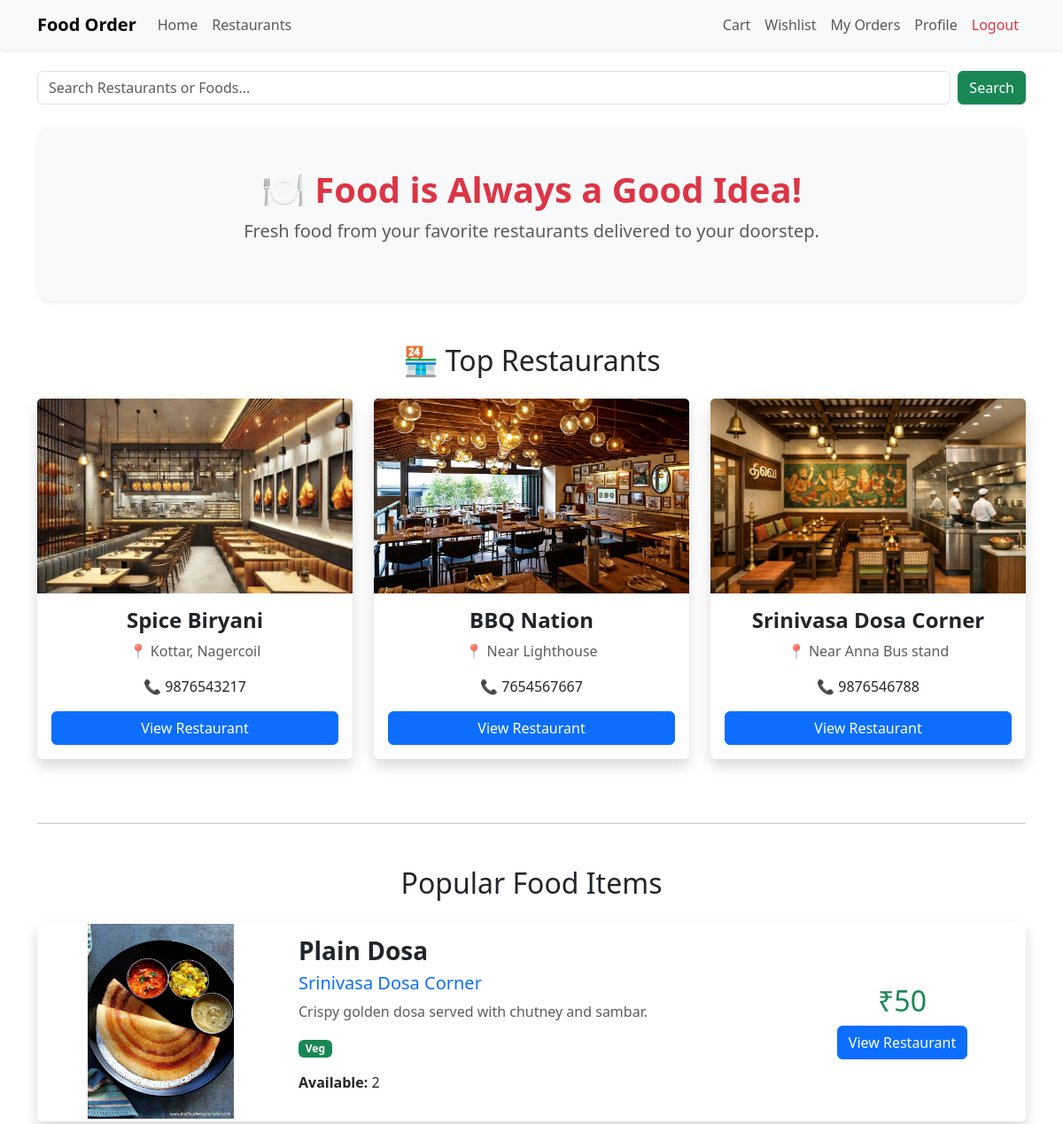
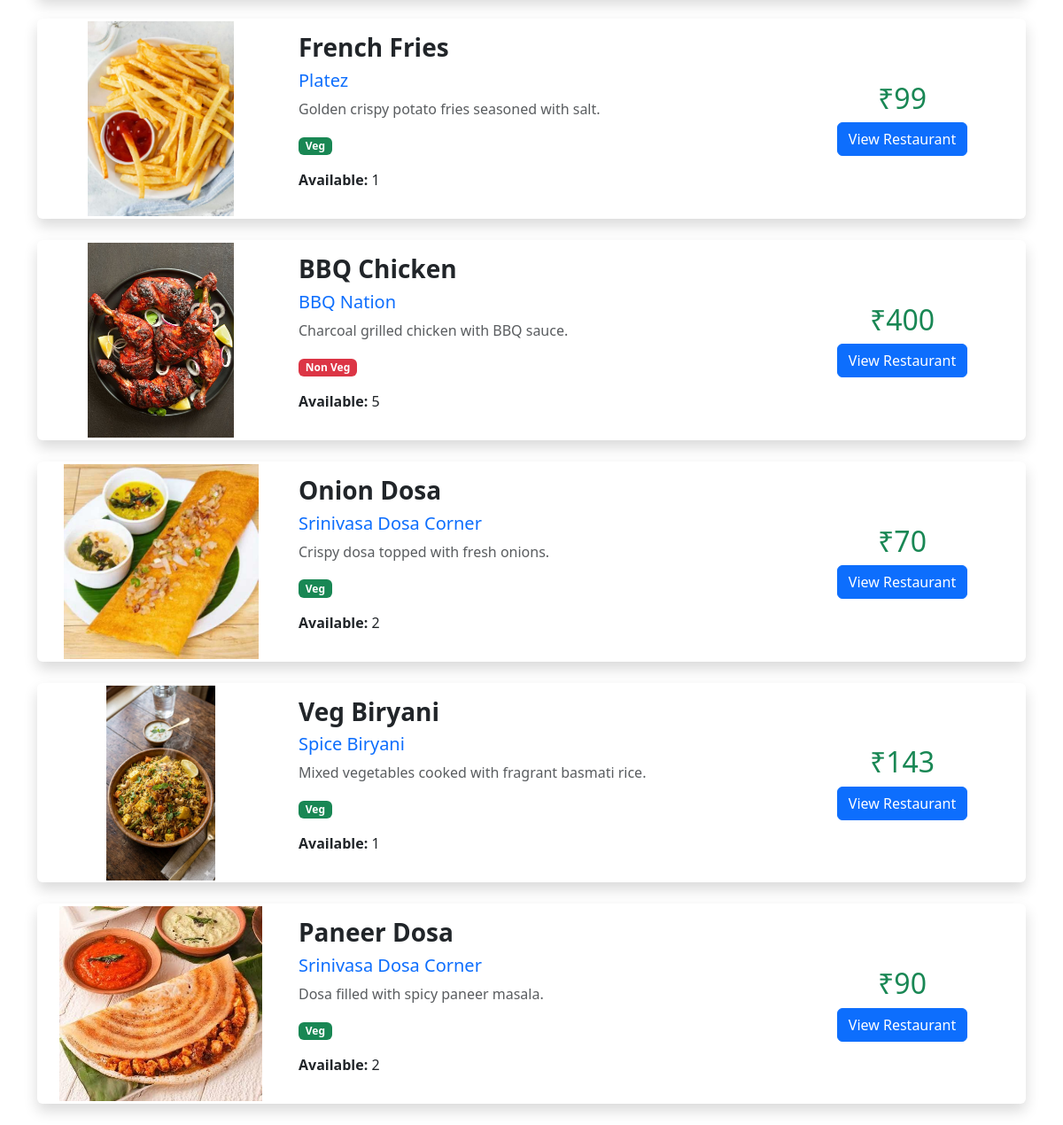
/home (signed in), run on the app's committed database (2 pictures, top to bottom).
### accounts/models.py (models this page shows, shortened)
class VendorDetails(models.Model):
    user = models.OneToOneField(User,on_delete=models.CASCADE)
    RestaurentName=models.CharField(max_length=100)
    LICNo=models.CharField(max_length=100)
    GSTNo=models.CharField(max_length=100)
    LIC_Certificate=models.ImageField(upload_to='lic_certi/')
    Restaurent_email=models.EmailField(max_length=100)
    Restaurent_phone=models.IntegerField()
    Restaurent_address=models.CharField(max_length=100)
    landmark=models.CharField(max_length=100)
    zipcode=models.IntegerField()
    Restaurent_img=models.ImageField(upload_to='restimg/')
    is_approved=models.BooleanField(default=False)

### menu/models.py (models this page shows)
class FoodMenu(models.Model):
    restaurant = models.ForeignKey(
        VendorDetails,
        on_delete=models.CASCADE,null=True,
    blank=True
    )
    food_types = [
        ('VEG', 'veg'),
        ('NONVEG', 'nonveg')
    ]
    foodname = models.CharField(max_length=100)
    type = models.CharField(max_length=100, choices=food_types)
    price = models.IntegerField()
    foodimg = models.ImageField(upload_to='foodimg/')
    Qty = models.CharField(max_length=100)
    description = models.TextField(max_length=300, blank=True, null=True)

### accounts/views.py (the view)
# urls.py: path('home',views.home,name='home'),
def home(request):
    search = request.GET.get("search")
    if request.user.is_authenticated:
        user_zip = str(request.user.userdetails.zipcode)
        zip_prefix = user_zip[:3]
        restaurants = VendorDetails.objects.filter(
            zipcode__startswith=zip_prefix,
            is_approved=True
        )
        foods = FoodMenu.objects.filter(
            restaurant__zipcode__startswith=zip_prefix
        )
    else:
        restaurants = VendorDetails.objects.filter(
            is_approved=True
        )[:3]
        foods = FoodMenu.objects.order_by("?")[:6]
    if search:
        restaurants = restaurants.filter(
            Q(RestaurentName__icontains=search) |
            Q(Restaurent_address__icontains=search)
        )
        foods = foods.filter(
            Q(foodname__icontains=search) |
            Q(description__icontains=search)
        )
    else:
        restaurants = restaurants[:3]
        foods = foods.order_by("?")[:6]
    return render(request, "home.html", {
        "restaurants": restaurants,
        "foods": foods,
    })

### templates/home.html
{% extends 'base.html' %}
{% load static %}
{% block content %}
<div class="container mt-4">
    <form class="d-flex mb-4" method="GET" action="{% url 'home' %}">
        <input
            class="form-control me-2"
            type="search"
            name="search"
            placeholder="Search Restaurants or Foods..."
            value="{{ request.GET.search }}">
        <button class="btn btn-success">
            Search
        </button>
    </form>
    {% if request.GET.search %}
    <div class="text-center mb-5">
        <h2>
            Search Results for
            <span class="text-primary">"{{ request.GET.search }}"</span>
        </h2>
    </div>
    {% else %}
    <div class="bg-light rounded-4 shadow-sm p-5 text-center mb-5">
        <h1 class="fw-bold text-danger">
            🍽️ Food is Always a Good Idea!
        </h1>
        <p class="lead text-muted">
            Fresh food from your favorite restaurants delivered to your doorstep.
        </p>
    </div>
    <h2 class="mb-4 text-center">🏪 Top Restaurants</h2>
    <div class="row justify-content-center">
        {% for restaurant in restaurants %}
        <div class="col-lg-4 col-md-6 mb-4">
            <div class="card shadow border-0 h-100">
                {% if restaurant.Restaurent_img %}
                <img src="{{ restaurant.Restaurent_img.url }}"
                     class="card-img-top"
                     style="height:220px;object-fit:cover;">
                {% endif %}
                <div class="card-body text-center">
                    <h4 class="fw-bold">
                        {{ restaurant.RestaurentName }}
                    </h4>
                    <p class="text-muted">
                        📍 {{ restaurant.Restaurent_address }}
                    </p>
                    <p>
                        📞 {{ restaurant.Restaurent_phone }}
                    </p>
                    <a href="{% url 'view_restaurant' restaurant.id %}"
                       class="btn btn-primary w-100">
                        View Restaurant
                    </a>
                </div>
            </div>
        </div>
        {% empty %}
        <div class="col-12">
            <div class="alert alert-warning text-center">
                No restaurants available.
            </div>
        </div>
        {% endfor %}
    </div>
    <hr class="my-5">
    <h2 class="text-center mb-4">
        Popular Food Items
    </h2>
    {% endif %}
    <div class="row">
        {% for food in foods %}
        <div class="col-12 mb-4">
            <div class="card shadow border-0"
                 onclick="window.location='{% url 'food_details' food.id %}'"
                 style="cursor:pointer;">
                <div class="row g-0 align-items-center">
                    <div class="col-md-3">
                        {% if food.foodimg %}
                        <img src="{{ food.foodimg.url }}"
                             class="img-fluid rounded-start"
                             style="width:100%;height:220px;object-fit:contain;">
                        {% endif %}
                    </div>
                    <div class="col-md-6">
                        <div class="card-body">
                            <h3 class="fw-bold">
                                {{ food.foodname }}
                            </h3>
                            <h5 class="text-primary">
                                {{ food.restaurant.RestaurentName }}
                            </h5>
                            <p class="text-muted">
                                {{ food.description }}
                            </p>
                            {% if food.type == "VEG" %}
                                <span class="badge bg-success">
                                    Veg
                                </span>
                            {% else %}
                                <span class="badge bg-danger">
                                    Non Veg
                                </span>
                            {% endif %}
                            <p class="mt-3">
                                <strong>Available:</strong>
                                {{ food.Qty }}
                            </p>
                        </div>
                    </div>
                    <div class="col-md-3">
                        <div class="card-body text-center">
                            <h2 class="text-success">
                                ₹{{ food.price }}
                            </h2>
                            <a href="{% url 'view_restaurant' food.restaurant.id %}"
                               class="btn btn-primary"
                               onclick="event.stopPropagation();">
                                View Restaurant
                            </a>
                        </div>
                    </div>
                </div>
            </div>
        </div>
        {% empty %}
        <div class="col-12">
            <div class="alert alert-warning text-center">
                No food items found.
            </div>
        </div>
        {% endfor %}
    </div>
</div>
{% endblock %}

### data on the page
VendorDetails: Restaurent_img (picture), RestaurentName "Spice Biryani", Restaurent_address "Kottar, Nagercoil", Restaurent_phone "9876543217"
VendorDetails: Restaurent_img (picture), RestaurentName "BBQ Nation", Restaurent_address "Near Lighthouse", Restaurent_phone "7654567667"
VendorDetails: Restaurent_img (picture), RestaurentName "Srinivasa Dosa Corner", Restaurent_address "Near Anna Bus stand", Restaurent_phone "9876546788"
FoodMenu: foodimg (picture), foodname "Plain Dosa", restaurant.RestaurentName "Srinivasa Dosa Corner", description "Crispy golden dosa served with chutney and sambar.", type "Veg", Qty "2", price "50"
FoodMenu: foodimg (picture), foodname "French Fries", restaurant.RestaurentName "Platez", description "Golden crispy potato fries seasoned with salt.", type "Veg", Qty "1", price "99"
FoodMenu: foodimg (picture), foodname "BBQ Chicken", restaurant.RestaurentName "BBQ Nation", description "Charcoal grilled chicken with BBQ sauce.", type "Non Veg", Qty "5", price "400"
FoodMenu: foodimg (picture), foodname "Onion Dosa", restaurant.RestaurentName "Srinivasa Dosa Corner", description "Crispy dosa topped with fresh onions.", type "Veg", Qty "2", price "70"
FoodMenu: foodimg (picture), foodname "Veg Biryani", restaurant.RestaurentName "Spice Biryani", description "Mixed vegetables cooked with fragrant basmati rice.", type "Veg", Qty "1", price "143"
FoodMenu: foodimg (picture), foodname "Paneer Dosa", restaurant.RestaurentName "Srinivasa Dosa Corner", description "Dosa filled with spicy paneer masala.", type "Veg", Qty "2", price "90"
